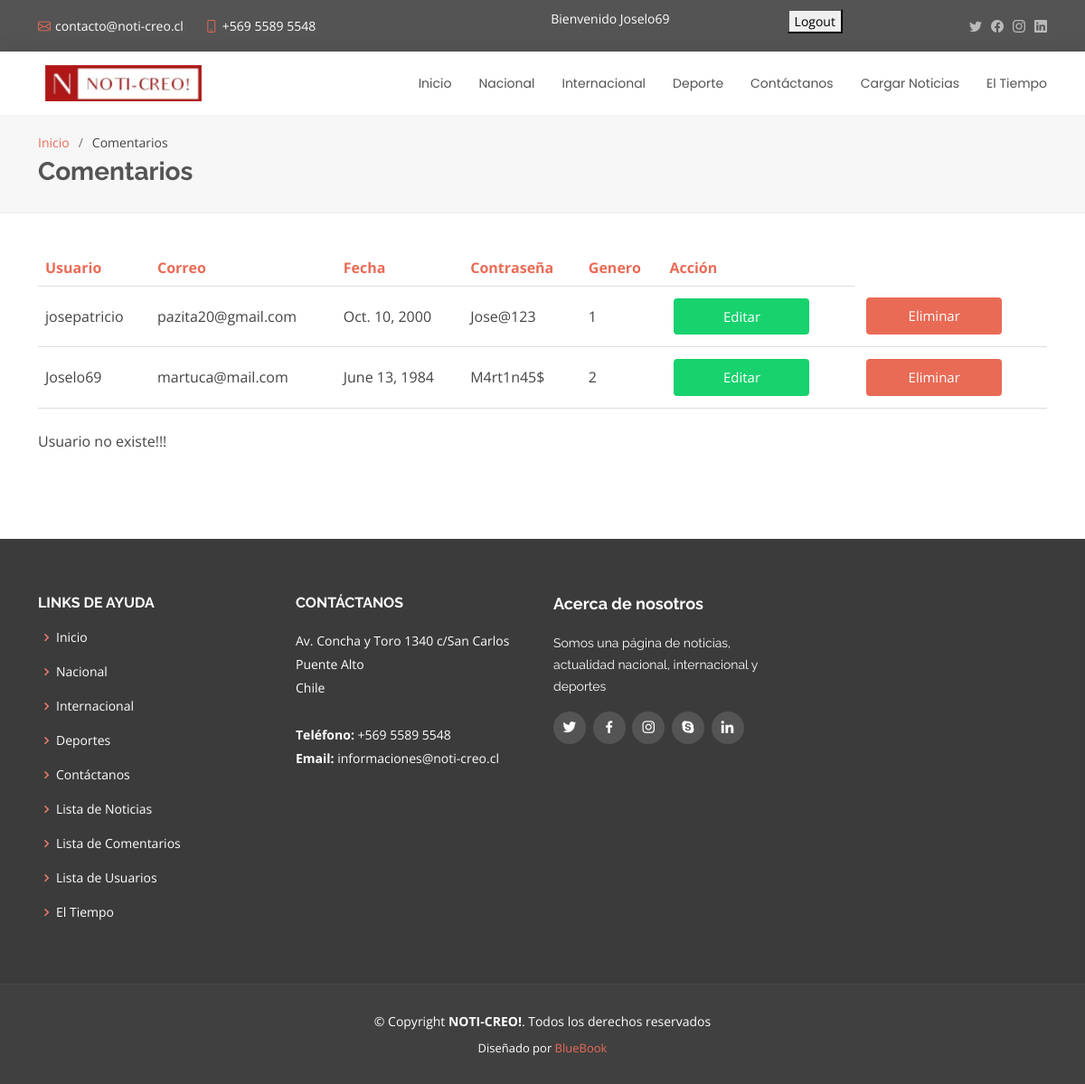
Page /editarUsuario/2 (signed in) on the committed database.
### core/models.py (models this page shows)
class Usuario(models.Model):
    TIPO_GENERO = (
        (1, 'Masculino'),
		(2, 'Femenino'),
		(3, 'Otros'),
    )
    TIPO_COMUNA = (
        (1, 'Puente Alto'),
        (2, 'La Florida'),
        (3, 'Pirque'),
        (4, 'Macul'),
        (5, 'Peñalolen'),
        (6, 'San Ramón'),
        (7, 'Cerrillos'),
        (8, 'Cerro Navia'),
        (9, 'Conchalí'),
        (10, 'Estación Central'),
        (11, 'Huechuraba'),
        (12, 'Independencia'),
        (13, 'La Cisterna'),
        (14, 'La Granja'),
        (15, 'La Pintana'),
        (16, 'La Reina'),
        (17, 'Las Condes'),
        (18, 'Lo Barnechea'),
        (19, 'Lo Espejo'),
        (20, 'Lo Prado'),
        (21, 'Maipú'),
        (22, 'Ñuñoa'),
        (23, 'Pedro Aguirre Cerda'),
        (23, 'Providencia'),
        (25, 'Pudahuel'),
        (26, 'Quilicura'),
        (27, 'Quinta Normal'),
        (28, 'Recoleta'),
        (29, 'Renca'),
        (30, 'San Joaquín'),
        (31, 'San Miguel'),
        (32, 'Santiago'),
        (33, 'Vitacura'),
        (34, 'San José de Maipo'),
        (35, 'San Bernardo'),
        (36, 'Calera de Tango'),
        (37, 'Buin'),
        (38, 'Paine'),
        (39, 'Colina'),
        (40, 'Lampa'),
        (41, 'Til-Til'),
        (42, 'Alhué'),
        (43, 'Curacaví'),
        (44, 'María Pinto'),
        (45, 'Melipilla'),
        (46, 'San Pedro'),
        )
    nomUsuario = models.CharField(max_length=50)
    correo = models.EmailField(blank=False)
    nomCompleto = models.CharField(max_length=100)
    rut = models.CharField(max_length=10)
    fechaNac = models.DateField()
    contrasena = models.CharField(max_length=10)
    telefono = models.IntegerField()
    genero = models.IntegerField(choices=TIPO_GENERO)
    direccion = models.CharField(max_length=60)
    ciudad = models.CharField(max_length=50)
    comuna = models.IntegerField(choices=TIPO_COMUNA)
    def __str__(self):
        return self.nomUsuario

### core/views.py (the view)
# urls.py: path('editarUsuario/<str:pk>', editarUsuario, name='editarUsuario'),
def editarUsuario(request, pk):
    if 'usuario' in request.session:
        usuario = request.session['usuario']
        try:
            usuario = Usuario.objects.get(id=pk)
            context = {
                'usuario' : usuario
            }
            return render(request, 'core/editarUsuario.html', context)
        except:
            mensaje = 'Usuario no existe!!!'
            usuarios = Usuario.objects.all()
            context = {
                'usuarios' : usuarios,
                'mensaje' : mensaje,
                'usuario': usuario
            }
            return render(request, 'core/listarUsuario.html', context)
    return HttpResponseRedirect('/accounts/login/')

### core/templates/core/listarUsuario.html (shortened to what this page needs)
{% load static %}
<!DOCTYPE html>
<html lang="en">
<head>
  <link href="{% static 'vendor/animate.css/animate.min.css'%}" rel="stylesheet">
  <link href="{% static 'vendor/bootstrap/css/bootstrap.min.css'%}" rel="stylesheet">
  <link href="{% static 'vendor/bootstrap-icons/bootstrap-icons.css'%}" rel="stylesheet">
  <link href="{% static 'vendor/boxicons/css/boxicons.min.css'%}" rel="stylesheet">
  <link href="{% static 'vendor/glightbox/css/glightbox.min.css'%}" rel="stylesheet">
  <link href="{% static 'vendor/swiper/swiper-bundle.min.css'%}" rel="stylesheet">
  <link href="{% static 'css/style.css'%}" rel="stylesheet">
  <link href="{% static 'css/table.css'%}" rel="stylesheet">
</head>
<body>
  <section id="topbar" class="d-flex align-items-center">
    <div class="container d-flex justify-content-center justify-content-md-between">
      <div class="contact-info d-flex align-items-center">
        <i class="bi bi-envelope d-flex align-items-center"><a href="https://www.gmail.com/">contacto@noti-creo.cl</a></i>
        <i class="bi bi-phone d-flex align-items-center ms-4"><span>+569 5589 5548</span></i>
      </div>
      <br>
      {% if usuario %}
        <p style="color:white;"> Bienvenido {{ usuario }} </p>
      <form action="{% url 'logout' %}" method="post">
        <button type="submit">Logout</button>
      </form>
      {% endif %}
      <div class="social-links d-none d-md-flex align-items-center">
        <a href="#" class="twitter"><i class="bi bi-twitter"></i></a>
        <a href="#" class="facebook"><i class="bi bi-facebook"></i></a>
        <a href="#" class="instagram"><i class="bi bi-instagram"></i></a>
        <a href="#" class="linkedin"><i class="bi bi-linkedin"></i></a>
      </div>
    </div>
  </section>
  <header id="header" class="d-flex align-items-center">
    <div class="container d-flex justify-content-between align-items-center">
      <div class="logo">
        <h1><img src="{% static 'img/logoNoti.jpeg'%}" alt=""></h1>
      </div>
      <nav id="navbar" class="navbar">
        <ul>
            <li><a href="{% url 'inicio'%}">Inicio</a></li>
            <li><a href="{% url 'nacional'%}">Nacional</a></li>
            <li><a href="{% url 'internacional'%}">Internacional</a></li>
            <li><a href="{% url 'deporte'%}">Deporte</a></li>
            <li><a href="{% url 'contactoForm'%}">Contáctanos</a></li>
            <li><a href="{% url 'cargaNoticia'%}">Cargar Noticias</a></li>
            <li><a href="{% url 'clima'%}">El Tiempo</a></li>
        </ul>
      </nav>
    </div>
  </header>
  <main id="main">
    <section id="breadcrumbs" class="breadcrumbs">
      <div class="container">
        <ol>
          <li><a href="{% url 'inicio'%}">Inicio</a></li>
          <li>Comentarios</li>
        </ol>
        <h2>Comentarios</h2>
      </div>
    </section>
    <section id="contact" class="contact">
      <div class="container">
        <table>
          <tr>
            <th>Usuario</th>
            <th>Correo</th>
            <th>Fecha</th>
            <th>Contraseña</th>
            <th>Genero</th>
            <th>Acción</th>
          </tr>
          {% for usuario in usuarios %}
          <tr>
            <td>{{usuario.nomUsuario}}</td>
            <td>{{usuario.correo}}</td>
            <td>{{usuario.fechaNac}}</td>
            <td>{{usuario.contrasena}}</td>
            <td>{{usuario.genero}}</td>
            <td><a href="{% url 'editarUsuario' pk=usuario.id %}" class="button1" style="vertical-align:middle"><span>Editar </span></a></td>
            <td><a href="{% url 'eliminarUsuario' pk=usuario.id %}" class="button" style="vertical-align:middle"><span>Eliminar </span></a></td>
          </tr>
          {% endfor %}
        </table>
        <br>
        {% if mensaje %}
          <p>{{ mensaje }}</p>
        {% endif %}
      </div>
    </section>
  </main>
  <footer id="footer">
    <div class="footer-top">
      <div class="container">
        <div class="row">
          <div class="col-lg-3 col-md-6 footer-links">
            <h4>Links de ayuda</h4>
            <ul>
                <li><i class="bx bx-chevron-right"></i> <a href="{% url 'inicio'%}">Inicio</a></li>
                <li><i class="bx bx-chevron-right"></i> <a href="{% url 'nacional'%}">Nacional</a></li>
                <li><i class="bx bx-chevron-right"></i> <a href="{% url 'internacional'%}">Internacional</a></li>
                <li><i class="bx bx-chevron-right"></i> <a href="{% url 'deporte'%}">Deportes</a></li>
                <li><i class="bx bx-chevron-right"></i> <a href="{% url 'contactoForm'%}">Contáctanos</a></li>
                <li><i class="bx bx-chevron-right"></i> <a href="{% url 'listarNoticia'%}">Lista de Noticias</a></li>
                <li><i class="bx bx-chevron-right"></i> <a href="{% url 'listarComentario'%}">Lista de Comentarios</a></li>
                <li><i class="bx bx-chevron-right"></i> <a href="{% url 'listarUsuario'%}">Lista de Usuarios</a></li>
                <li><i class="bx bx-chevron-right"></i> <a href="{% url 'clima'%}">El Tiempo</a></li>
            </ul>
          </div>
          <div class="col-lg-3 col-md-6 footer-contact">
            <h4>Contáctanos</h4>
            <p>
              Av. Concha y Toro 1340 c/San Carlos
              Puente Alto<br>
              Chile <br><br>
              <strong>Teléfono:</strong> +569 5589 5548<br>
              <strong>Email:</strong> informaciones@noti-creo.cl<br>
            </p>
          </div>
          <div class="col-lg-3 col-md-6 footer-info">
            <h3>Acerca de nosotros</h3>
            <p>Somos una página de noticias, actualidad nacional, internacional y deportes</p>
            <div class="social-links mt-3">
              <a href="#" class="twitter"><i class="bx bxl-twitter"></i></a>
              <a href="#" class="facebook"><i class="bx bxl-facebook"></i></a>
              <a href="#" class="instagram"><i class="bx bxl-instagram"></i></a>
              <a href="#" class="google-plus"><i class="bx bxl-skype"></i></a>
              <a href="#" class="linkedin"><i class="bx bxl-linkedin"></i></a>
            </div>
          </div>
        </div>
      </div>
    </div>
    <div class="container">
      <div class="copyright">
        &copy; Copyright <strong><span>NOTI-CREO!</span></strong>. Todos los derechos reservados
      </div>
      <div class="credits">
        Diseñado por <a href="https://bootstrapmade.com/">BlueBook</a>
      </div>
    </div>
  </footer>
</body>
</html>

### core/static/css/style.css (style rules this page uses)
body { font-family: "Open Sans", sans-serif; color: #444444; }
a { color: #e96b56; text-decoration: none; }
h1, h2, h3, h4, h5, h6 { font-family: "Raleway", sans-serif; }
#topbar { background: #545454; padding: 10px 0; font-size: 14px; }
#topbar .contact-info i { font-style: normal; color: #e96b56; }
#topbar .contact-info i a, #topbar .contact-info i span { padding-left: 5px; color: #fff; }
#topbar .contact-info i a { line-height: 0; transition: 0.3s; }
#topbar .social-links a { color: #bababa; line-height: 0; transition: 0.3s; margin-left: 10px; }
#header { height: 70px; transition: all 0.5s; z-index: 997; transition: all 0.5s; background: #fff; box-shadow: 0px 0px 20px 0px rgba(0, 0, 0, 0.1); }
#header .logo h1 { font-size: 26px; padding: 0 0 0 8px; margin: 11px 0; line-height: 1; font-weight: 700; letter-spacing: 1px; text-transform: uppercase; font-family: "Poppins", sans-serif; }
#header .logo img { padding: 0; margin: 0; max-height: 40px; }
.navbar { padding: 0; }
.navbar ul { margin: 0; padding: 0; display: flex; list-style: none; align-items: center; }
.navbar li { position: relative; }
.navbar a, .navbar a:focus { display: flex; align-items: center; justify-content: space-between; padding: 10px 0 10px 30px; font-family: "Poppins", sans-serif; font-size: 14px; color: #545454; white-space: nowrap; transition: 0.3s; }
section { padding: 0 0 80px 0; }
.breadcrumbs { padding: 20px 0 20px 0; background: #f7f7f7; border-bottom: 1px solid #ededed; margin-bottom: 40px; }
.breadcrumbs h2 { font-size: 28px; font-weight: 700; color: #545454; }
.breadcrumbs ol { display: flex; flex-wrap: wrap; list-style: none; padding: 0 0 5px 0; margin: 0; font-size: 14px; }
.breadcrumbs ol li+li { padding-left: 10px; }
.breadcrumbs ol li+li::before { display: inline-block; padding-right: 10px; color: #6e6e6e; content: "/"; }
#footer { background: #404040; padding: 0 0 30px 0; color: #fff; font-size: 14px; }
#footer .footer-top { background: #3b3b3b; border-top: 1px solid #474747; border-bottom: 1px solid #474747; padding: 60px 0 30px 0; }
#footer .footer-top .footer-info { margin-bottom: 30px; }
#footer .footer-top .footer-info h3 { font-size: 18px; margin: 0 0 20px 0; padding: 2px 0 2px 0; line-height: 1; font-weight: 700; }
#footer .footer-top .footer-info p { font-size: 14px; line-height: 24px; margin-bottom: 0; font-family: "Raleway", sans-serif; color: #fff; }
#footer .footer-top .social-links a { font-size: 18px; display: inline-block; background: #545454; color: #fff; line-height: 1; padding: 8px 0; margin-right: 4px; border-radius: 50%; text-align: center; width: 36px; height: 36px; transition: 0.3s; }
#footer .footer-top h4 { font-size: 16px; font-weight: bold; color: #fff; text-transform: uppercase; position: relative; padding-bottom: 12px; }
#footer .footer-top .footer-links { margin-bottom: 30px; }
#footer .footer-top .footer-links ul { list-style: none; padding: 0; margin: 0; }
#footer .footer-top .footer-links ul i { padding-right: 2px; color: #ec7f6d; font-size: 18px; line-height: 1; }
#footer .footer-top .footer-links ul li { padding: 10px 0; display: flex; align-items: center; }
#footer .footer-top .footer-links ul li:first-child { padding-top: 0; }
#footer .footer-top .footer-links ul a { color: #fff; transition: 0.3s; display: inline-block; line-height: 1; }
#footer .footer-top .footer-contact { margin-bottom: 30px; }
#footer .footer-top .footer-contact p { line-height: 26px; }
#footer .copyright { text-align: center; padding-top: 30px; }
#footer .credits { padding-top: 10px; text-align: center; font-size: 13px; color: #fff; }

### core/static/css/table.css (style rules this page uses)
table { border-collapse: collapse; width: 100%; }
th { color: #e96b56; }
th, td { padding: 8px; text-align: left; border-bottom: 1px solid #DDD; }
.button { display: inline-block; border-radius: 4px; background-color: #e96b56; border: none; color: #FFFFFF; text-align: center; font-size: 15px; padding: 9px; width: 150px; transition: all 0.5s; cursor: pointer; margin: 5px; }
.button1 { display: inline-block; border-radius: 4px; background-color: #18d26e; border: none; color: #FFFFFF; text-align: center; font-size: 15px; padding: 9px; width: 150px; transition: all 0.5s; cursor: pointer; margin: 5px; }
.button span { cursor: pointer; display: inline-block; position: relative; transition: 0.5s; }
.button span:after { content: '\00bb'; position: absolute; opacity: 0; top: 0; right: -20px; transition: 0.5s; }

### rows in the picture
Usuario: nomUsuario "Joselo69", correo "martuca@mail.com", fechaNac "June 13, 1984", contrasena "M4rt1n45$", genero "2"
Usuario: nomUsuario "josepatricio", correo "pazita20@gmail.com", fechaNac "Oct. 10, 2000", contrasena "Jose@123", genero "1"

### other values in the picture
{{ mensaje }} "Usuario no existe!!!"
